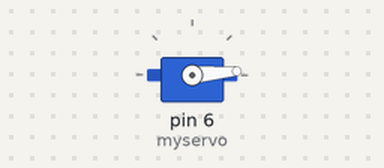
A sketch run on a simulated Arduino Uno, built with avr-gcc and run on an emulated ATmega328P. On the bench: servo.

Above: at 0.05 s.
Timing chart, 0 to 4.6 s (numbered marks = the images above):
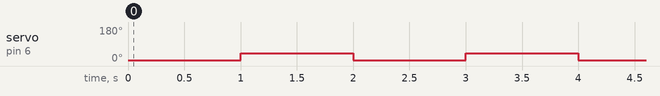

The sketch:

crawltest.ino
```cpp
#include <Servo.h>
#include <Wire.h>
#include <Adafruit_PWMServoDriver.h>

Servo myservo;  // 建立SERVO物件
Servo my2servo;
Adafruit_PWMServoDriver pwm = Adafruit_PWMServoDriver(0x40);
int frequency = 50;

void setup() {
  // put your setup code here, to run once:
  Serial.begin(9600);
  myservo.attach(6);
  pwm.begin();
  pwm.setPWMFreq(frequency);
}

void loop() {
//  myservo.write(0);
//  myservo.writeMicroseconds(500);
//  delay(1000);
//  myservo.writeMicroseconds(2400);
//  delay(1000);
    //pulse_output = floor(float(1100) / 1000000.0 * frequency * 4096.0);
//    pwm.writeMicroseconds(0,1000);
//    delay(1000);
//    pwm.writeMicroseconds(0,1500);
//    delay(1000);
  myservo.write(5);
  delay(1000);
  myservo.write(40);
  delay(1000);
}
```

Measured:
- by itself, servo on pin 6 (myservo): alternates 40° for 1.0 s and 5° for 1.0 s
